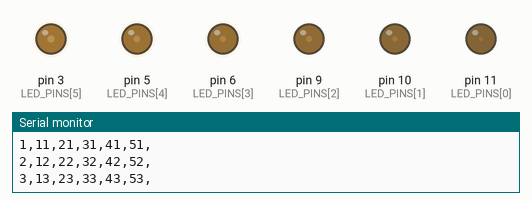
Simulated run of this sketch. Board: Arduino Uno, built with avr-gcc and run on an emulated ATmega328P. Parts: output pins drawn as LEDs (lit = HIGH), the last lines printed to the serial monitor.

Above: at 0.05 s.
At 1.55 s:
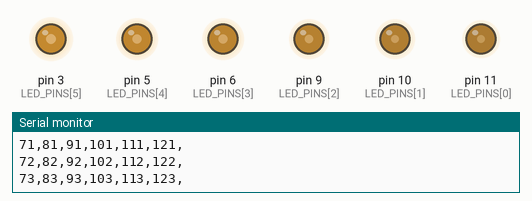
At 3.1 s:
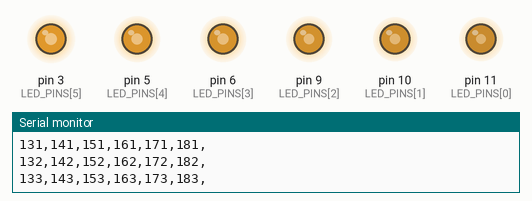
At 4.6 s:
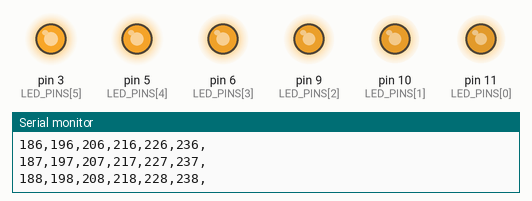
At 5.35 s:
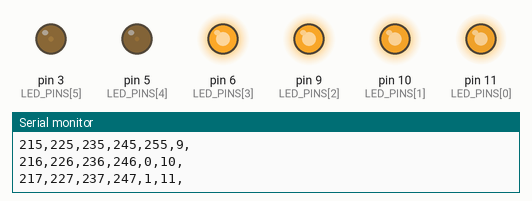
At 6.15 s:
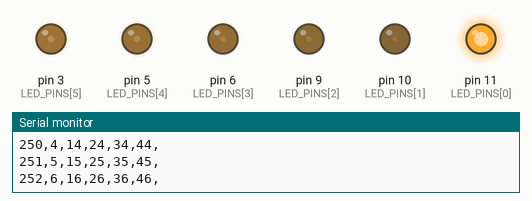
Timing chart, 0 to 8.1 s (numbered marks = the images above):
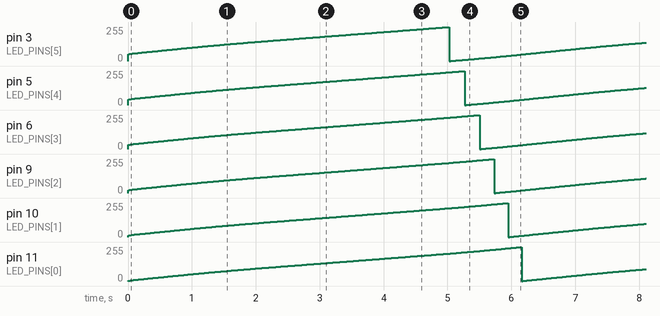

Measured:
- by itself, pin 3 (LED_PINS[5]), pin 5 (LED_PINS[4]), pin 6 (LED_PINS[3]), pin 9 (LED_PINS[2]), pin 10 (LED_PINS[1]), pin 11 (LED_PINS[0]): ramps from 0/255 to 255/255 and jumps back, once every 6.2 s

The sketch:

02_CylonTesterIlluminator.ino
```cpp
const int NUM_LEDS = 6;
const int LED_PINS[NUM_LEDS] = { 11, 10, 9, 6, 5, 3 };

int ledBrightnesses[NUM_LEDS] = { 0, 10, 20, 30, 40, 50 };

void setup()
{
  for (int i = 0; i < NUM_LEDS; i++)
  {
    pinMode(LED_PINS[i], OUTPUT);
  }

  Serial.begin(9600);
}

void loop()
{
  for (int i = 0; i < NUM_LEDS; i++)
  {
    ledBrightnesses[i]++;

    if (ledBrightnesses[i] > 255)
    {
      ledBrightnesses[i] = 0;
    }

    Serial.print(ledBrightnesses[i]);
    Serial.print(",");

    analogWrite(LED_PINS[i], ledBrightnesses[i]);
  }

    Serial.println();


  delay(10);
}
```
